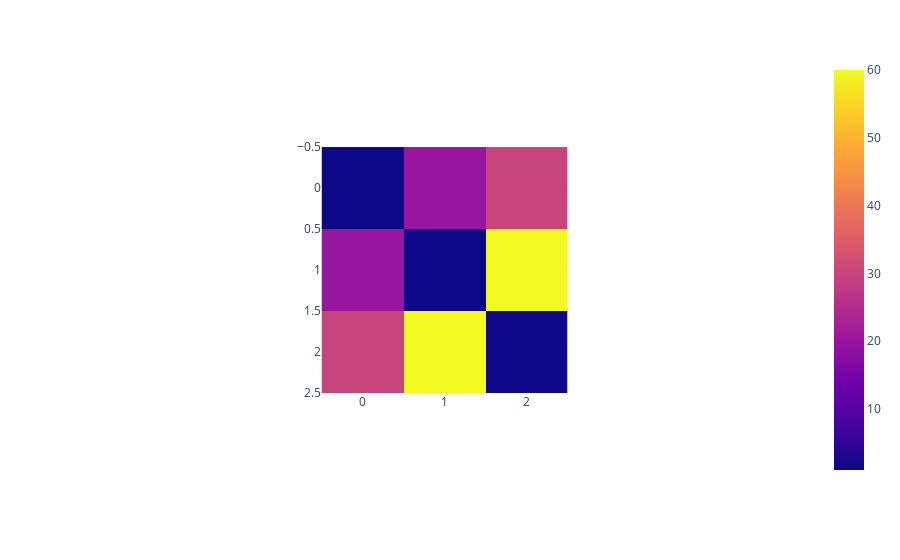

Notebook source saved alongside this figure:
### Markdown cell above
# Part 1: Heatmaps

### Code cell
import plotly.express as px

fig = px.imshow([[1, 20, 30],
                 [20, 1, 60],
                 [30, 60, 1]])
fig.show()

### Figure 1 — Plotly figure (JSON) as saved in the notebook; plotly's stock layout.template omitted (floating-point values rounded to 4 significant figures)
{"data": [{"coloraxis": "coloraxis", "hovertemplate": "x: %{x}<br>y: %{y}<br>color: %{z}<extra></extra>", "type": "heatmap", "z": [[1, 20, 30], [20, 1, 60], [30, 60, 1]]}], "layout": {"autosize": true, "coloraxis": {"colorscale": [[0, "#0d0887"], [0.1111, "#46039f"], [0.2222, "#7201a8"], [0.3333, "#9c179e"], [0.4444, "#bd3786"], [0.5556, "#d8576b"], [0.6667, "#ed7953"], [0.7778, "#fb9f3a"], [0.8889, "#fdca26"], [1, "#f0f921"]]}, "margin": {"t": 60}, "xaxis": {"autorange": true, "constrain": "domain", "domain": [0.3313, 0.6687], "range": [-0.5, 2.5], "scaleanchor": "y"}, "yaxis": {"autorange": true, "constrain": "domain", "domain": [0, 1], "range": [2.5, -0.5]}}}
